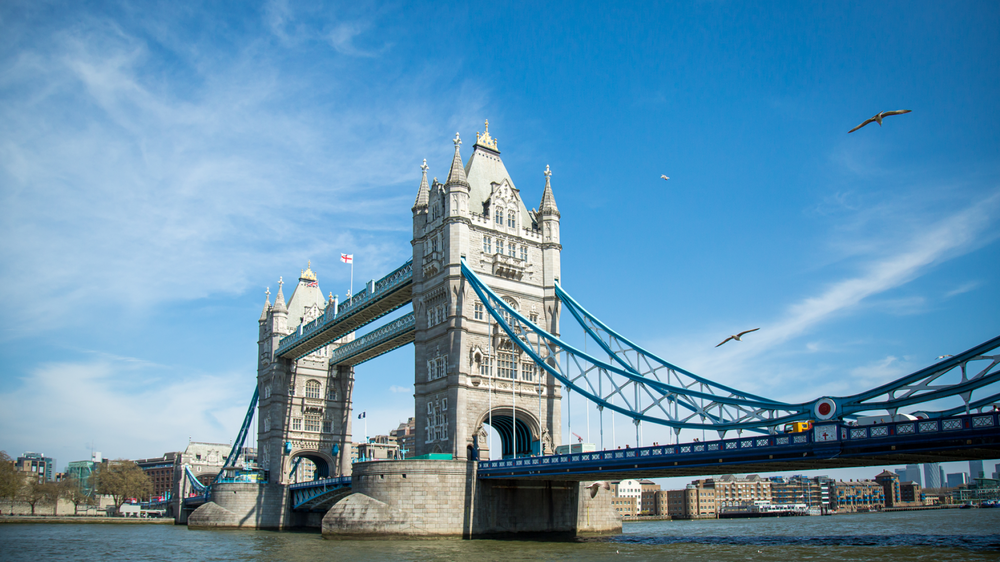
#> input picture lecture16/src/bridge.png, 1000 x 562 px, shrunk from 2048 x 1152 before the run
$ python blur.py
#> lines starting #> are read from the running program, lines starting #| are printed output that depends on the picture
from PIL import Image, ImageFilter
before = Image.open("bridge.png")
#> before is the input picture: PIL image 1000x562 RGBA; mean R, G, B, A 99, 145.8, 175.4, 255
after = before.filter(ImageFilter.BoxBlur(50))
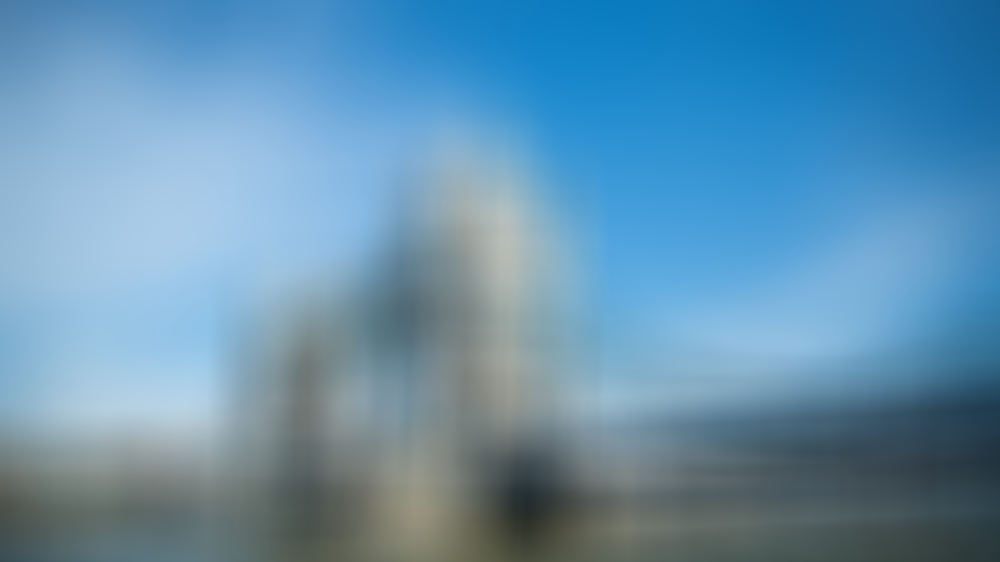
#> after: PIL image 1000x562 RGBA; mean R, G, B, A 98.7, 145.6, 175.2, 255
after.save("out.png")
